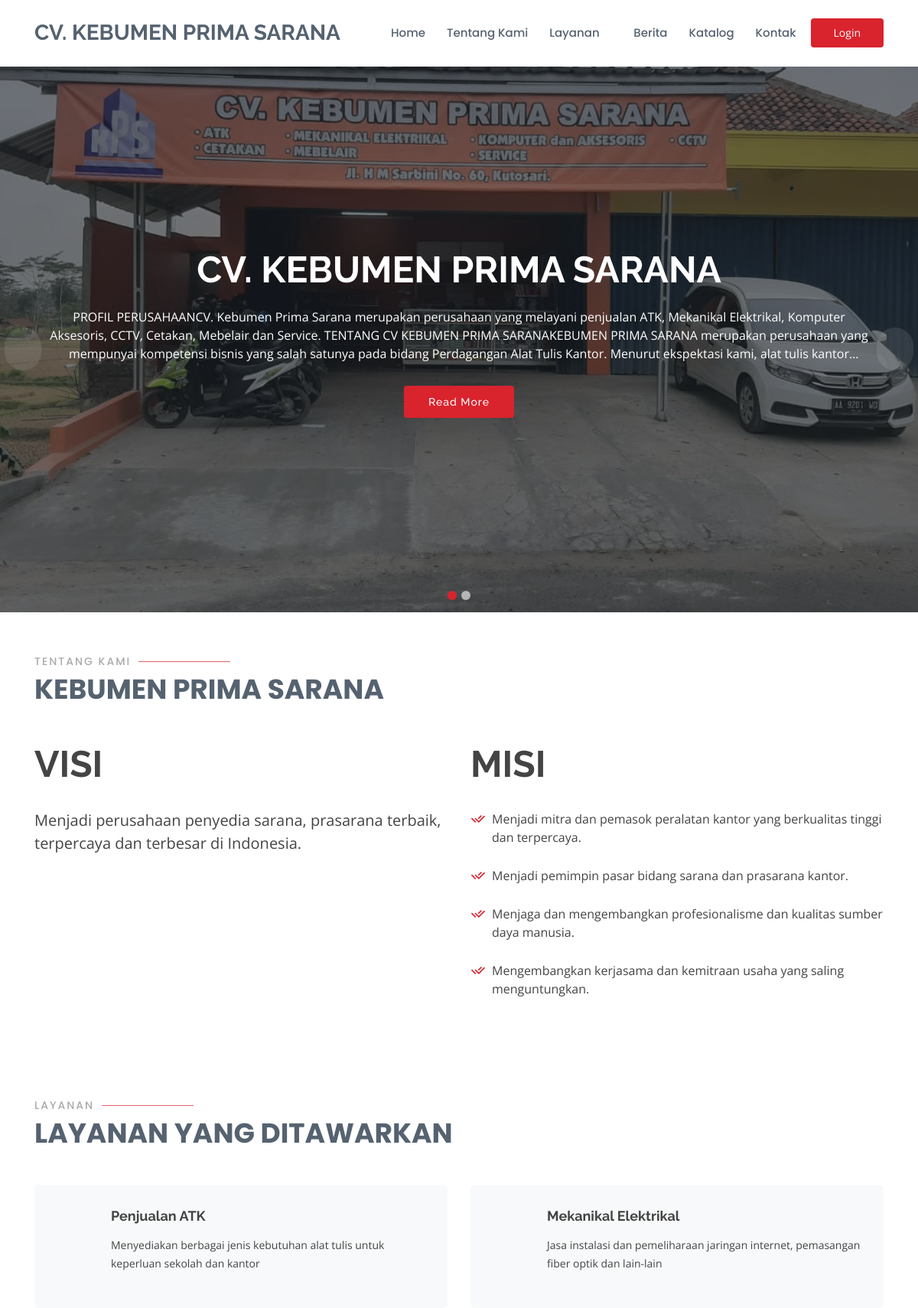
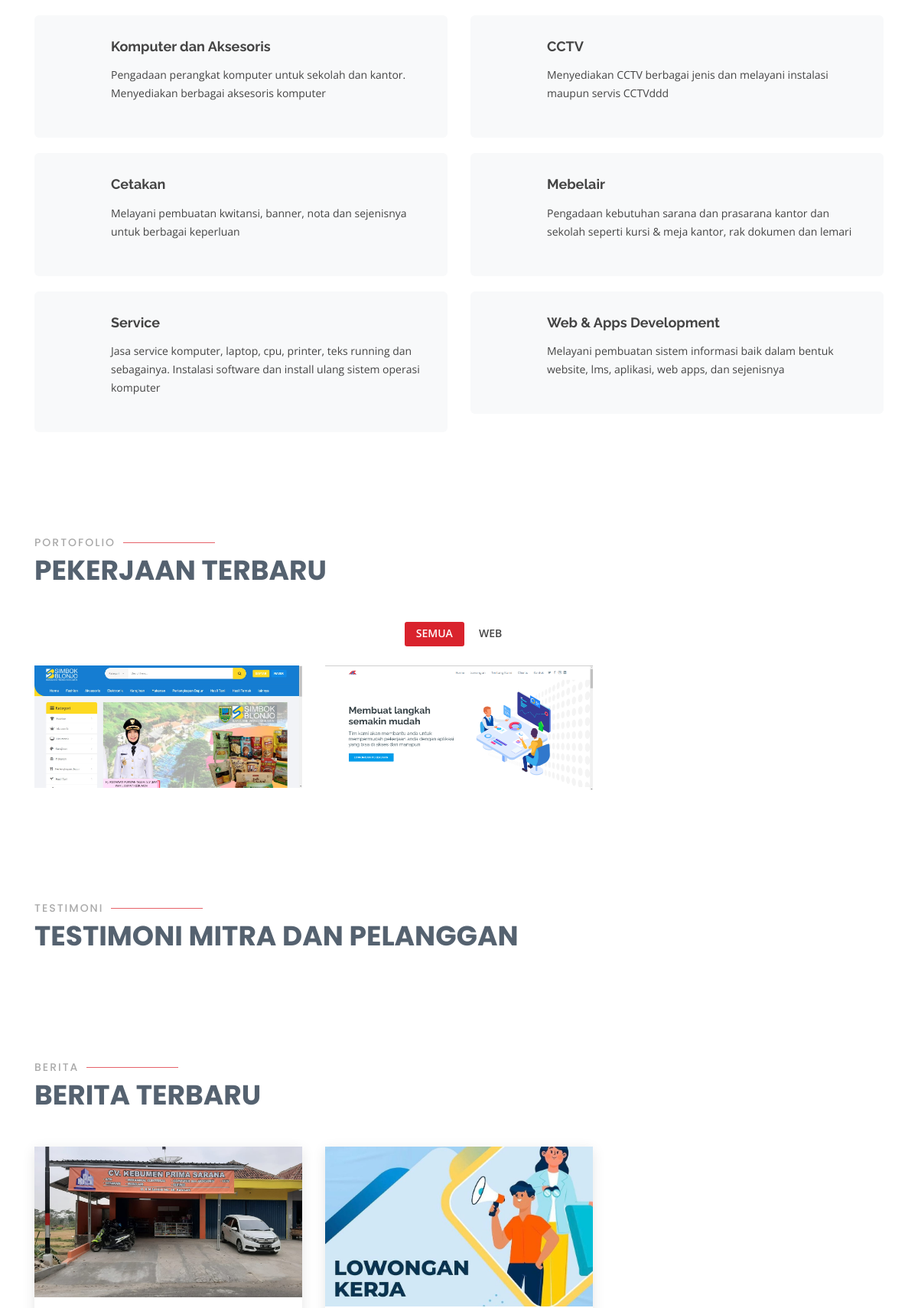
The page / (upper part) on the database its author committed (2 pictures, top to bottom).
### tables this page shows
CREATE TABLE `berita` (
  `id_berita` int(11) NOT NULL,
  `judul` varchar(100) NOT NULL,
  `isi` text NOT NULL,
  `kategori` varchar(20) NOT NULL,
  `penulis` varchar(50) NOT NULL,
  `tglpost` varchar(50) NOT NULL,
  `g_berita` varchar(255) NOT NULL
);

CREATE TABLE `visi` (
  `id_visi` int(11) NOT NULL,
  `visiperusahaan` text NOT NULL
);

CREATE TABLE `misi` (
  `id_misi` int(11) NOT NULL,
  `misiperusahaan` text NOT NULL
);

CREATE TABLE `daftarlayanan` (
  `id_layanan` int(11) NOT NULL,
  `layanan` varchar(225) NOT NULL,
  `deskripsi` text NOT NULL,
  `icon_layanan` varchar(50) NOT NULL
);

CREATE TABLE `portofolio` (
  `id_portofolio` int(11) NOT NULL,
  `kategori_p` varchar(50) NOT NULL,
  `gambar_p` varchar(200) NOT NULL,
  `judul_p` varchar(50) NOT NULL,
  `detail_p` text NOT NULL
);

### application/controllers/Home.php (called while the page is built, shortened)
<?php
class Home extends CI_Controller
{
    public function index()
    {
        $this->load->model('m_statistik');
        $this->load->model('m_berita');
        $this->load->model('m_slideshow');
        $this->load->model('m_testimoni');
        $this->load->model('m_portofolio');
        $this->load->model('m_clients');
        $this->m_statistik->insert_count();
        $data['statistic'] = $this->m_statistik->get_resume_statistic();
        $data['slideshow'] = $this->m_slideshow->get_slideshow();
        $data['daftarlayanan'] = $this->db->get('daftarlayanan')->result_array();
        $data['kontak'] = $this->db->get('kontak')->row_array();
        $data['visi'] = $this->db->get('visi')->row_array();
        $data['misi'] = $this->db->get('misi')->result_array();
        $data['berita'] = $this->m_berita->get_berita();
        $data['testimoni'] = $this->m_testimoni->get_testimoni();
        $data['clients'] = $this->m_clients->get_clients();
        $data['kategori'] = $this->m_portofolio->get_kategori();
        $data['portofolio'] = $this->m_portofolio->get_portofolio();
        $data['judul'] = 'Kebumen Prima Sarana';
        $this->load->view('temp_p/header_p', $data);
        $this->load->view('home/index', $data);
        $this->load->view('temp_p/footer_p');
    }
}

### index.php (called while the page is built, shortened)
<?php
require_once BASEPATH.'core/CodeIgniter.php';

### application/models/M_berita.php (called while the page is built, shortened)
<?php
class M_berita extends CI_Model
{
    public function get_berita()
    {
        $this->db->select('*');
        $this->db->from('berita');
        $this->db->order_by('id_berita', 'DESC');
        $this->db->limit(3);
        return $this->db->get()->result_array();
    }
}

### application/models/M_portofolio.php (called while the page is built, shortened)
<?php
class M_portofolio extends CI_Model
{
    public function get_portofolio()
    {
        return $this->db->get('portofolio')->result_array();
    }
    public function get_kategori()
    {
        $this->db->select('kategori_p');
        $this->db->from('portofolio');
        $this->db->group_by('kategori_p');
        return $this->db->get()->result_array();
    }
}

### application/views/home/index.php (the view, shortened to what this page needs)
<section id="hero">
    <div id="heroCarousel" class="carousel slide carousel-fade" data-ride="carousel">
        <ol class="carousel-indicators" id="hero-carousel-indicators"></ol>
        <div class="carousel-inner" role="listbox">
            <?php foreach ($berita as $b => $value) : ?>
                <div class="carousel-item <?= $b != 0 ?: 'active'; ?>" style="background-image: url('<?= base_url() ?>assets_p/image/berita/<?= $value['g_berita'] ?>')">
                    <div class="carousel-container">
                        <div class="container">
                            <h2 class="animate__animated animate__fadeInDown"><?= $value['judul'] ?></h2>
                            <p class="text" class="animate__animated animate__fadeInUp"><?= strip_tags($value['isi']) ?></p>
                            <a href="<?= base_url('berita/beritasingle/' . $value['id_berita']); ?>" class="btn-get-started animate__animated animate__fadeInUp scrollto">Read More</a>
                        </div>
                    </div>
                </div>
            <?php endforeach ?>
        </div>
        <a class="carousel-control-prev" href="#heroCarousel" role="button" data-slide="prev">
            <span class="carousel-control-prev-icon icofont-simple-left" aria-hidden="true"></span>
        </a>
        <a class="carousel-control-next" href="#heroCarousel" role="button" data-slide="next">
            <span class="carousel-control-next-icon icofont-simple-right" aria-hidden="true"></span>
        </a>
    </div>
</section>
<main id="main">
    <section id="about" class="about">
        <div class="container">
            <div class="section-title">
                <h2>Tentang Kami</h2>
                <p>Kebumen Prima Sarana</p>
            </div>
            <div class="row content">
                <div class="col-lg-6">
                    <h2>VISI</h2>
                    <p style="font-size: 20px; margin-top: 1.8rem !important"><?= $visi['visiperusahaan']; ?></p>
                </div>
                <div class="col-lg-6 pt-4 pt-lg-0">
                    <h2>MISI</h2>
                    <?php foreach ($misi as $m => $value) : ?>
                        <ul>
                            <li><i class="ri-check-double-line"></i> <?= $value['misiperusahaan'] ?> </li>
                        </ul>
                    <?php endforeach ?>
                </div>
            </div>
        </div>
    </section>
    <section id="services" class="services">
        <div class="container">
            <div class="section-title">
                <h2>Layanan</h2>
                <p>Layanan yang Ditawarkan</p>
            </div>
            <div class="row">
                <?php foreach ($daftarlayanan as $k => $value) : ?>
                    <div class="col-md-6 mt-4 mt-md-0">
                        <div class="icon-box">
                            <?= $value['icon_layanan'] ?>
                            <h4 id="<?= $value['id_layanan'] ?>"><?php echo $value['layanan'] ?></h4>
                            <p><?= $value['deskripsi'] ?></p>
                        </div>
                    </div>
                <?php endforeach ?>
            </div>
        </div>
    </section>
    <section id="portfolio" class="portfolio">
        <div class="container">
            <div class="section-title">
                <h2>Portofolio</h2>
                <p>Pekerjaan Terbaru</p>
            </div>
            <div class="row">
                <div class="col-lg-12 d-flex justify-content-center">
                    <ul id="portfolio-flters">
                        <li data-filter="*" class="filter-active">Semua</li>
                        <?php foreach ($kategori as $k => $value) : ?>
                            <li data-filter=".filter-<?= str_replace(' ', '', $value['kategori_p']) ?>"><?= $value['kategori_p'] ?></li>
                        <?php endforeach ?>
                    </ul>
                </div>
            </div>
            <div class="row portfolio-container">
                <?php foreach ($portofolio as $p => $value) : ?>
                    <div class="col-lg-4 col-md-6 portfolio-item filter-<?= str_replace(' ', '', $value['kategori_p']) ?>">
                        <div class="portfolio-wrap">
                            <img src="<?= base_url() ?>assets_p/image/portofolio/<?= $value['gambar_p'] ?>" class="img-fluid" alt="">
                        </div>
                    </div>
                <?php endforeach ?>
            </div>
        </div>
    </section>
    <section id="testimonials" class="testimonials">
        <div class="container">
            <div class="section-title">
                <h2>Testimoni</h2>
                <p>Testimoni Mitra dan Pelanggan</p>
            </div>
        </div>
    </section>
    <section id="blog" class="blog">
        <div class="container">
            <div class="section-title">
                <h2>Berita</h2>
                <p>Berita Terbaru</p>
            </div>
            <div class="row">
                <?php foreach ($berita as $b => $value) : ?>
                    <div class="col-lg-4  col-md-6 d-flex align-items-stretch" data-aos="fade-up">
                        <article class="entry">
                            <div class="entry-img">
                                <img src="<?= base_url() ?>assets_p/image/berita/<?= $value['g_berita'] ?>" width="400px" alt="" class="img-fluid">
                            </div>
                        </article>
                    </div>
                <?php endforeach ?>
            </div>
        </div>
    </section>
</main>

### application/views/home/index.php (style rules this page uses)
.text { overflow: hidden; text-overflow: ellipsis; display: -webkit-box; -webkit-line-clamp: 3; -webkit-box-orient: vertical; }

### rows shown on the page
berita: g_berita (picture), judul "CV. KEBUMEN PRIMA SARANA", isi "PROFIL PERUSAHAANCV. Kebumen Prima Sarana merupakan perusahaan yang melayani penjualan ATK, Mekanikal Elektrikal, Komputer Aksesoris, CCTV, Cetakan, Mebelair dan Service. TENTANG CV KEBUMEN PRIMA SARANAKEBUMEN PRIMA SARANA merupakan perusahaan yang mempunyai kompetensi bisnis yang salah satunya pada bidang Perdagangan Alat Tulis Kantor. Menurut ekspektasi kami, alat tulis…"
visi: visiperusahaan "Menjadi perusahaan penyedia sarana, prasarana terbaik, terpercaya dan terbesar di Indonesia."
misi: misiperusahaan "Menjadi mitra dan pemasok peralatan kantor yang berkualitas tinggi dan terpercaya."
misi: misiperusahaan "Menjadi pemimpin pasar bidang sarana dan prasarana kantor."
misi: misiperusahaan "Menjaga dan mengembangkan profesionalisme dan kualitas sumber daya manusia."
misi: misiperusahaan "Mengembangkan kerjasama dan kemitraan usaha yang saling menguntungkan."
daftarlayanan: layanan "Penjualan ATK", deskripsi "Menyediakan berbagai jenis kebutuhan alat tulis untuk keperluan sekolah dan kantor"
daftarlayanan: layanan "Mekanikal Elektrikal", deskripsi "Jasa instalasi dan pemeliharaan jaringan internet, pemasangan fiber optik dan lain-lain"
daftarlayanan: layanan "Komputer dan Aksesoris", deskripsi "Pengadaan perangkat komputer untuk sekolah dan kantor. Menyediakan berbagai aksesoris komputer"
daftarlayanan: layanan "CCTV", deskripsi "Menyediakan CCTV berbagai jenis dan melayani instalasi maupun servis CCTVddd"
daftarlayanan: layanan "Cetakan", deskripsi "Melayani pembuatan kwitansi, banner, nota dan sejenisnya untuk berbagai keperluan"
daftarlayanan: layanan "Mebelair", deskripsi "Pengadaan kebutuhan sarana dan prasarana kantor dan sekolah seperti kursi & meja kantor, rak dokumen dan lemari"
daftarlayanan: layanan "Service", deskripsi "Jasa service komputer, laptop, cpu, printer, teks running dan sebagainya. Instalasi software dan install ulang sistem operasi komputer"
daftarlayanan: layanan "Web & Apps Development", deskripsi "Melayani pembuatan sistem informasi baik dalam bentuk website, lms, aplikasi, web apps, dan sejenisnya"
portofolio: gambar_p (picture)
portofolio: gambar_p (picture)
berita: g_berita (picture)

### other values the page prints
$value['kategori_p'] "WEB"
